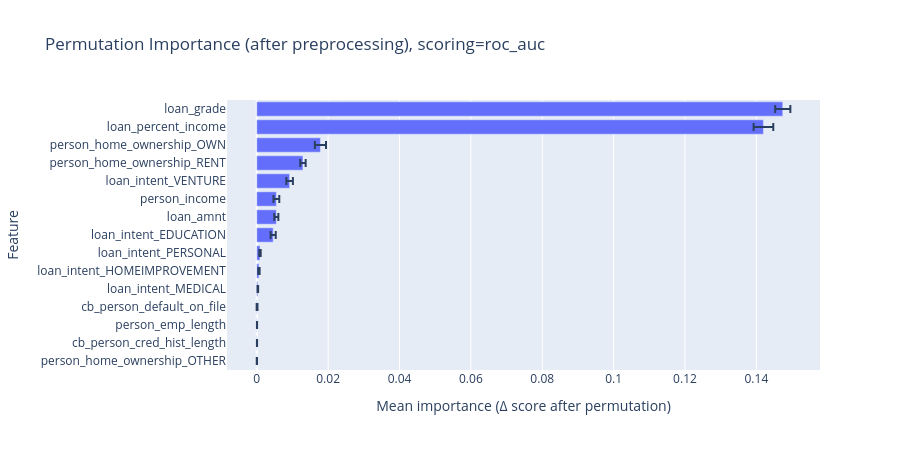

Notebook code cell kept with this figure:
### Code cell
lr_visualizer.plot_feature_importance(processed=True, scoring="roc_auc", n_repeats=10, top_k=30)

### Figure 1 — Plotly figure (JSON) as saved in the notebook; plotly's stock layout.template omitted (floating-point values rounded to 4 significant figures)
{"data": [{"error_x": {"array": [3.941e-05, 2.17e-05, 1.945e-05, 0.0001169, 8.393e-05, 0.000184, 0.0001968, 0.0007178, 0.0005684, 0.000816, 0.0009182, 0.0007551, 0.001565, 0.002755, 0.002125], "type": "data"}, "orientation": "h", "x": [2.73e-05, 5.99e-05, 6.362e-05, 8.063e-05, 0.0002942, 0.0006042, 0.0009002, 0.004592, 0.005476, 0.005489, 0.009205, 0.01294, 0.01784, 0.142, 0.1474], "y": ["person_home_ownership_OTHER", "cb_person_cred_hist_length", "person_emp_length", "cb_person_default_on_file", "loan_intent_MEDICAL", "loan_intent_HOMEIMPROVEMENT", "loan_intent_PERSONAL", "loan_intent_EDUCATION", "loan_amnt", "person_income", "loan_intent_VENTURE", "person_home_ownership_RENT", "person_home_ownership_OWN", "loan_percent_income", "loan_grade"], "type": "bar"}], "layout": {"title": {"text": "Permutation Importance (after preprocessing), scoring=roc_auc"}, "xaxis": {"title": {"text": "Mean importance (Δ score after permutation)"}}, "yaxis": {"title": {"text": "Feature"}}, "showlegend": false, "height": 450}}
